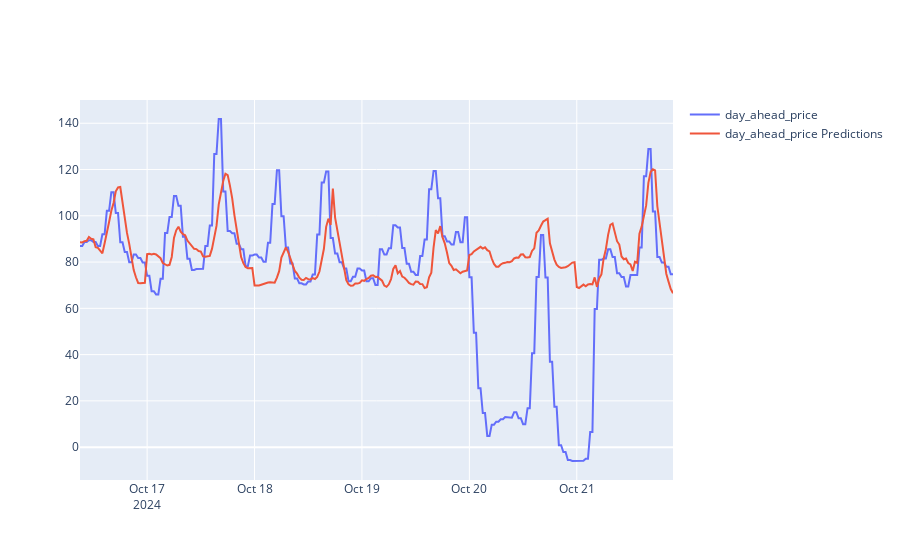

Source (notebook cell):
### Code cell
#plot imbalance price and predictions
fig = go.Figure()
fig.add_trace(go.Scatter(x=df_api_new_merged2_test["timestamp_utc"], y=df_api_new_merged2_test["day_ahead_price"], mode='lines', name='day_ahead_price'))
fig.add_trace(go.Scatter(x=df_api_new_merged2_test["timestamp_utc"], y=df_api_new_merged2_test["day_ahead_price_predictions_2"], mode='lines', name='day_ahead_price Predictions'))

### Figure 1 — Plotly figure (JSON) as saved in the notebook; plotly's stock layout.template omitted (floating-point values rounded to 4 significant figures; data arrays with more than 128 entries replaced by an {"elided": "..."} marker saying what was removed)
{"data": [{"mode": "lines", "name": "day_ahead_price", "type": "scatter", "x": {"elided": "266 str values"}, "y": {"elided": "266 float values"}}, {"mode": "lines", "name": "day_ahead_price Predictions", "type": "scatter", "x": {"elided": "266 str values"}, "y": {"elided": "266 float values"}}], "layout": {}}
